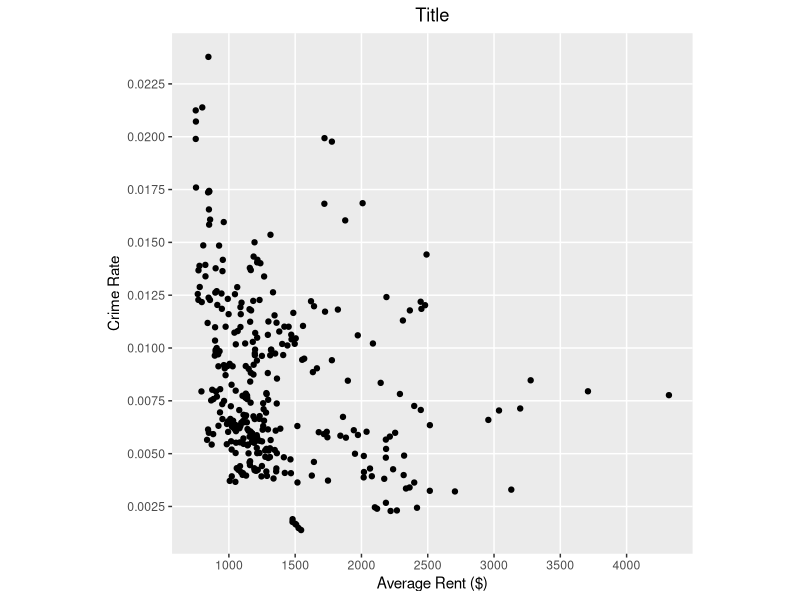
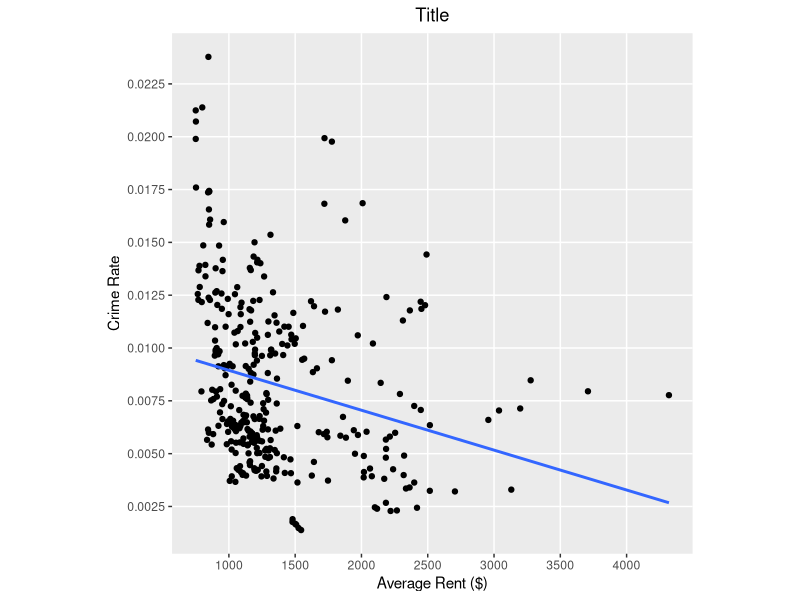
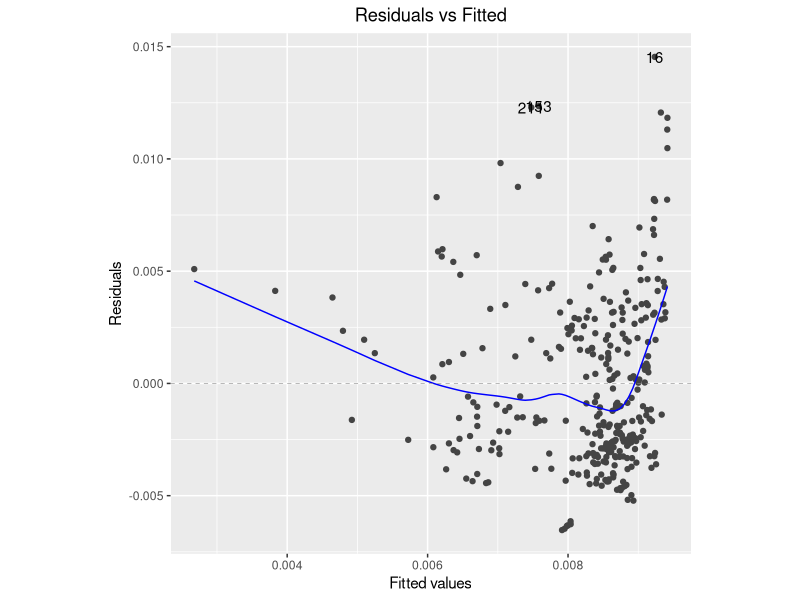
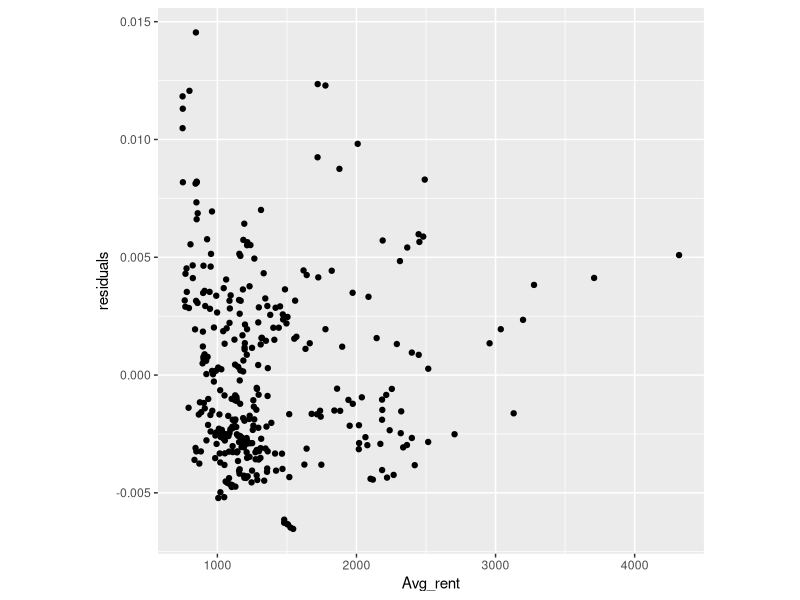
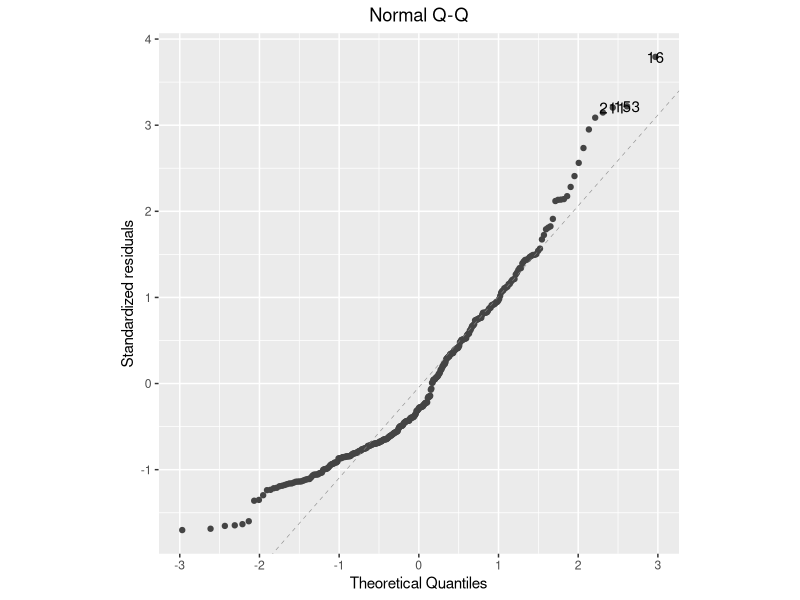
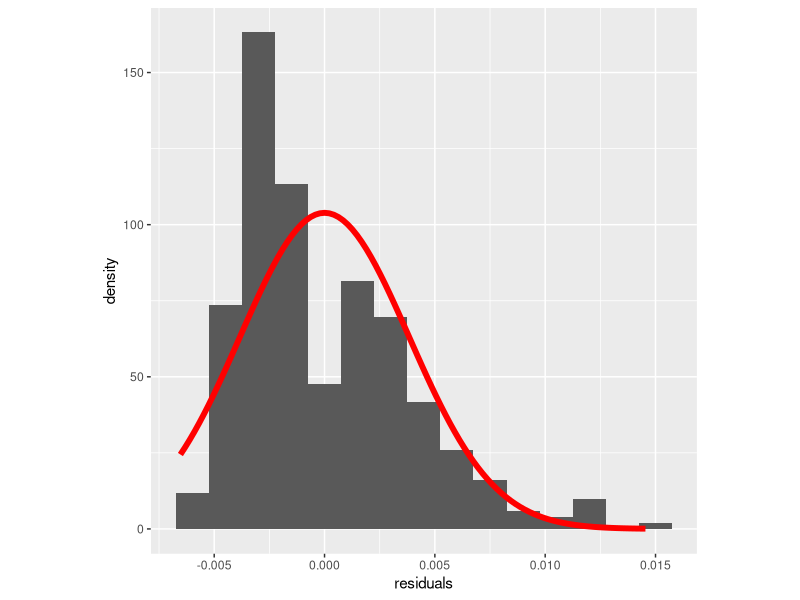
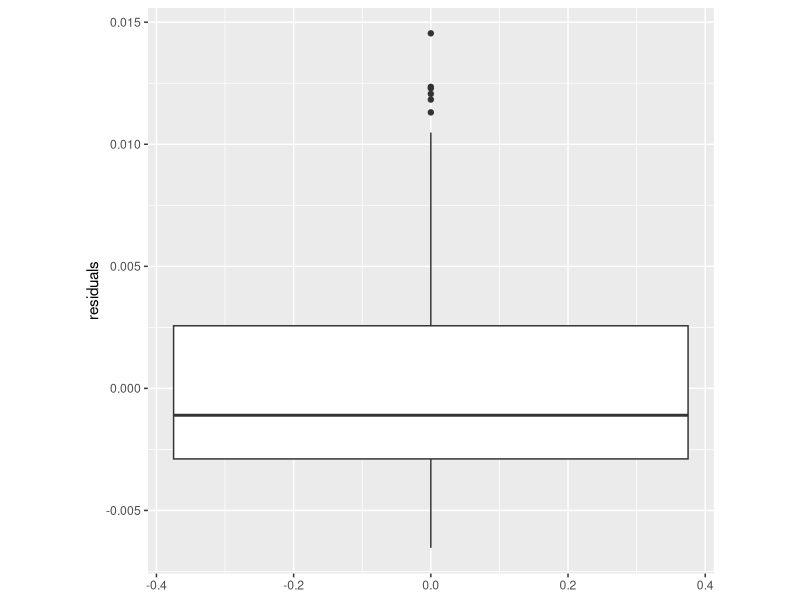
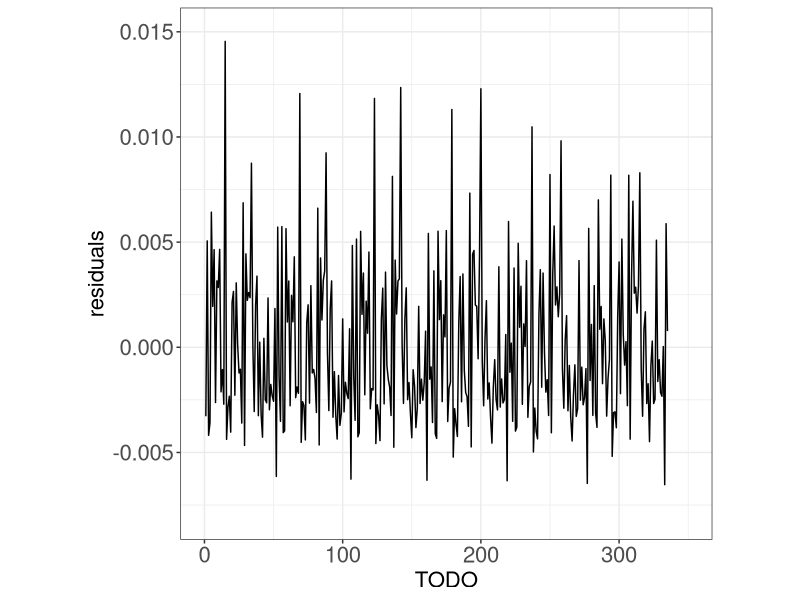

Write the R code that produced these figures, in order.
## ---- chunk 1
# load any necessary packages here
library(tidyverse)
library(ggfortify)
library(car)
sz <- 16
## ---- chunk 2
data <- read.csv(file = "Crime_vs_Rent_Group_Project.csv", header = TRUE)
## ---- chunk 3
data <- data[!is.na(data$Avg_rent), ]
data <- data[!is.na(data$crime_rate),]
## ---- chunk 4
summary(data)
head(data)
## ---- chunk 5
glimpse(data)
## ---- chunk 6
cor(data$Avg_rent, data$crime_rate)
## ---- chunk 7
data.lm <- lm(formula = crime_rate ~ Avg_rent, data = data)
summary(data.lm)

data$residuals <- data.lm$residuals
data$fitted.values <- data.lm$fitted.values
## ---- chunk 8
data.base.plot <- ggplot(data = data, mapping = aes(x = Avg_rent, y = crime_rate)) + 
  geom_point() +
  ggtitle("Title") +
  xlab("Average Rent ($)") +
  ylab("Crime Rate") +
  scale_x_continuous(breaks = seq(0, 4000, by = 500),
                     minor_breaks = seq(0, 4000, by = 500)) +
  scale_y_continuous(breaks = seq(0, 0.025, by = 0.0025),
                     minor_breaks = seq(0, 0.025, by = 0.0025)) +
  theme(aspect.ratio = 1, plot.title = element_text(hjust = 0.5))
data.base.plot
## ---- chunk 9
data.base.plot + geom_smooth(method = "lm", se = FALSE) 
## ---- chunk 10
autoplot(data.lm, which = 1, ncol = 1, nrow = 1) +
  theme(aspect.ratio = 1, plot.title = element_text(hjust = 0.5))
## ---- chunk 11
ggplot(data = data, mapping = aes(y = residuals, x = Avg_rent)) +
  geom_point() +
  theme(aspect.ratio = 1)
## ---- chunk 12
autoplot(data.lm, which = 2, ncol = 1, nrow = 1) +
  theme(aspect.ratio = 1, plot.title = element_text(hjust = 0.5))
## ---- chunk 13
ggplot(data = data, mapping = aes(x = residuals)) + 
  geom_histogram(mapping = aes(y = ..density..), binwidth = 0.0015) +
  stat_function(fun = dnorm, color = "red", size = 2,
                args = list(mean = mean(data$residuals), 
                            sd = sd(data$residuals))) +
  theme(aspect.ratio = 1)
## ---- chunk 14
ggplot(data = data, mapping = aes(y = residuals)) +
  geom_boxplot() +
  theme(aspect.ratio = 1)
## ---- chunk 15
ggplot(data) +
  geom_line(mapping = aes(x = 1:dim(data)[1], y = residuals)) +
  theme_bw() + 
  scale_y_continuous(limits = c(-0.008, 0.015)) +
  scale_x_continuous(limits = c(0, 350)) +
  xlab("TODO") +
  theme(axis.title.x = element_text(size = sz),
        axis.title.y = element_text(size = sz),
        axis.text = element_text(size = sz),
        aspect.ratio = 1)
## ---- chunk 16
shapiro.test(data$residuals)
## ---- chunk 17
data$cooksd <- cooks.distance(data.lm)
# Find n
data[data$cooksd >= 4 / length(data$cooksd), ]
## ---- chunk 18
grp <- as.factor(c(rep("lower", floor(dim(data)[1] / 2)), 
                   rep("upper", ceiling(dim(data)[1] / 2))))
leveneTest(data[order(data$Avg_rent), "residuals"] ~ grp, center = median)
## ---- chunk 19
# calculate the DFBETAS
data.dfbetas <- as.data.frame(dfbetas(data.lm))
# add the observation numbers to dataframe for plotting purposes
data.dfbetas$obs <- 1:length(data$Avg_rent)

# plot the DFBETAS against the observation number
ggplot(data = data.dfbetas) + 
  geom_point(mapping = aes(x = obs, y = abs(Avg_rent))) +
  ylab("Absolute Value of DFBETAS for Average Rent") +
  xlab("Observation Number") +
  geom_hline(mapping = aes(yintercept = 2 / sqrt(length(obs))),
             color = "red", linetype = "dashed") +
  #scale_x_continuous(limits = c(0, 300)) +
  #scale_y_continuous(limits = c(0, 0.25)) +
  theme_bw() +
  theme(
    axis.title.x = element_text(size = sz - 5),
    axis.title.y = element_text(size = sz - 5),
    axis.text = element_text(size = sz - 5),
    aspect.ratio = 1,
    plot.title = element_blank()
  )

# print a list of potential influential points according to DFBETAS
rent.extreme.dfbetas <- data.dfbetas[abs(data.dfbetas$Avg_rent) > 
                                         2 / sqrt(length(data.dfbetas$obs)), ]
rent.extreme.dfbetas[order(rent.extreme.dfbetas$Avg_rent), ]
## ---- chunk 20
# calculate the DFFITS
data.dffits <- data.frame("dffits" = dffits(data.lm))
# add the observation numbers to dataframe for plotting purposes
data.dffits$obs <- 1:length(data$crime_rate)

# plot the DFFITS against the observation number
ggplot(data = data.dffits) + 
  geom_point(mapping = aes(x = obs, y = abs(dffits))) +
  ylab("Absolute Value of DFFITS for Y") +
  xlab("Observation Number") +
  geom_hline(mapping = aes(yintercept = 2 * 
                             sqrt(length(data.lm$coefficients) / length(obs))),
             color = "red", linetype = "dashed") +
  theme_bw() +
  #scale_x_continuous(limits = c(0, 300)) +
  #scale_y_continuous(limits = c(0, 0.3)) +
  theme(
    axis.title.x = element_text(size = sz - 5),
    axis.title.y = element_text(size = sz - 5),
    axis.text = element_text(size = sz - 5),
    aspect.ratio = 1,
    plot.title = element_blank()
  )

# print a list of potential influential points according to DFFITS
data.dffits[abs(data.dffits$dffits) > 2 * 
             sqrt(length(data.lm$coefficients) / length(data.dffits$obs)), ]
## ---- chunk 21
# We need to transform our data, so we run a Box Cox
bc <- boxCox(data$Avg_rent ~ data$crime_rate)

data$rent_transformed <- sin(data$Avg_rent)
data$crime_transformed <- log(log((data$crime_rate) ^ (-4/3)))



## ---- chunk 22
transformed_data.lm <- lm(formula = crime_transformed ~ rent_transformed, data = data)
summary(transformed_data.lm)

data$residuals_t <- transformed_data.lm$residuals
data$fitted.values_t <- transformed_data.lm$fitted.values
## ---- chunk 23
data.transformed.plot <- ggplot(data = data, mapping = aes(x = rent_transformed, y = crime_rate)) + 
  geom_point() +
  ggtitle("Tranformed Data Scatterplot") +
  xlab("sin(Average Rent) ($)") +
  ylab("log(1 /Crime Rate ^4/3)") +
  scale_x_continuous(breaks = seq(0, 4000, by = 500),
                     minor_breaks = seq(0, 4000, by = 500)) +
  scale_y_continuous(breaks = seq(0, 0.025, by = 0.0025),
                     minor_breaks = seq(0, 0.025, by = 0.0025)) +
  theme(aspect.ratio = 1, plot.title = element_text(hjust = 0.5))
data.transformed.plot
## ---- chunk 24
data.transformed.plot + geom_smooth(method = "lm", se = FALSE) 
## ---- chunk 25
autoplot(transformed_data.lm, which = 1, ncol = 1, nrow = 1) +
  theme(aspect.ratio = 1, plot.title = element_text(hjust = 0.5))
## ---- chunk 26
ggplot(data = data, mapping = aes(y = residuals_t, x = rent_transformed)) +
  geom_point() +
  theme(aspect.ratio = 1)
## ---- chunk 27
autoplot(transformed_data.lm, which = 2, ncol = 1, nrow = 1) +
  theme(aspect.ratio = 1, plot.title = element_text(hjust = 0.5))
## ---- chunk 28
ggplot(data = data, mapping = aes(x = residuals_t)) + 
  geom_histogram(mapping = aes(y = ..density..), binwidth = .05) +
  stat_function(fun = dnorm, color = "red", size = 2,
                args = list(mean = mean(data$residuals_t), 
                            sd = sd(data$residuals_t))) +
  theme(aspect.ratio = 1)
## ---- chunk 29
ggplot(data = data, mapping = aes(y = residuals_t)) +
  geom_boxplot() +
  theme(aspect.ratio = 1)
## ---- chunk 30
ggplot(data) +
  geom_line(mapping = aes(x = 1:dim(data)[1], y = residuals_t)) +
  theme_bw() + 
  scale_y_continuous(limits = c(-.5,.5)) +
  scale_x_continuous(limits = c(0,340)) +
  xlab("TODO") +
  theme(axis.title.x = element_text(size = sz),
        axis.title.y = element_text(size = sz),
        axis.text = element_text(size = sz),
        aspect.ratio = 1)
## ---- chunk 31
shapiro.test(data$residuals_t)
## ---- chunk 32
data$cooksd_t <- cooks.distance(transformed_data.lm)
# Find n
data[data$cooksd_t >= 4 / length(data$cooksd_t), ]
## ---- chunk 33
grp <- as.factor(c(rep("lower", floor(dim(data)[1] / 2)), 
                   rep("upper", ceiling(dim(data)[1] / 2))))
leveneTest(data[order(data$rent_transformed), "residuals"] ~ grp, center = median)
## ---- chunk 34
# calculate the DFBETAS
data.dfbetas_t <- as.data.frame(dfbetas(transformed_data.lm))
# add the observation numbers to dataframe for plotting purposes
data.dfbetas_t$obs <- 1:length(data$rent_transformed)

# plot the DFBETAS against the observation number
ggplot(data = data.dfbetas_t) + 
  geom_point(mapping = aes(x = obs, y = abs(rent_transformed))) +
  ylab("Absolute Value of DFBETAS for 1 / Average Rent") +
  xlab("Observation Number") +
  geom_hline(mapping = aes(yintercept = 2 / sqrt(length(obs))),
             color = "red", linetype = "dashed") +
  #scale_x_continuous(limits = c(0, 300)) +
  #scale_y_continuous(limits = c(0, 0.25)) +
  theme_bw() +
  theme(
    axis.title.x = element_text(size = sz - 5),
    axis.title.y = element_text(size = sz - 5),
    axis.text = element_text(size = sz - 5),
    aspect.ratio = 1,
    plot.title = element_blank()
  )

# print a list of potential influential points according to DFBETAS
rent.extreme.dfbetas_t <- data.dfbetas_t[abs(data.dfbetas_t$rent_transformed) > 
                                         2 / sqrt(length(data.dfbetas_t$obs)), ]
rent.extreme.dfbetas_t[order(rent.extreme.dfbetas_t$rent_transformed), ]
## ---- chunk 35
# calculate the DFFITS
data.dffits_t <- data.frame("dffits" = dffits(transformed_data.lm))
# add the observation numbers to dataframe for plotting purposes
data.dffits_t$obs <- 1:length(data$crime_rate)

# plot the DFFITS against the observation number
ggplot(data = data.dffits_t) + 
  geom_point(mapping = aes(x = obs, y = abs(dffits))) +
  ylab("Absolute Value of DFFITS for Y") +
  xlab("Observation Number") +
  geom_hline(mapping = aes(yintercept = 2 * 
                             sqrt(length(transformed_data.lm$coefficients) / length(obs))),
             color = "red", linetype = "dashed") +
  theme_bw() +
  #scale_x_continuous(limits = c(0, 300)) +
  #scale_y_continuous(limits = c(0, 0.3)) +
  theme(
    axis.title.x = element_text(size = sz - 5),
    axis.title.y = element_text(size = sz - 5),
    axis.text = element_text(size = sz - 5),
    aspect.ratio = 1,
    plot.title = element_blank()
  )

# print a list of potential influential points according to DFFITS
data.dffits[abs(data.dffits_t$dffits) > 2 * 
             sqrt(length(transformed_data.lm$coefficients) / length(data.dffits_t$obs)), ]
## ---- chunk 36
confint(transformed_data.lm, parm = "rent_transformed", level = 0.95)
## ---- chunk 37
sum(data$residuals_t ^ 2) / (length(data$residuals_t) - 2)
## ---- chunk 38
summary(transformed_data.lm)$r.squared
summary(transformed_data.lm)$adj.r.squared
summary(transformed_data.lm)$fstatistic

## ---- chunk 39
